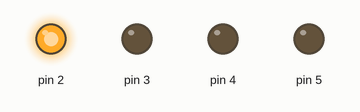
The sketch below on a simulated Arduino Uno, built with avr-gcc and run on an emulated ATmega328P. Parts: output pins drawn as LEDs (lit = HIGH).

Above: at 0.3 s.
At 1.05 s:
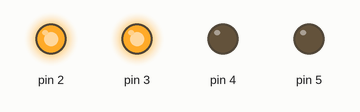
At 1.95 s:
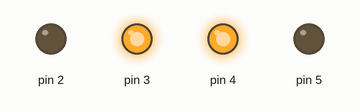
At 3.45 s:
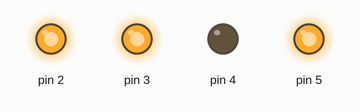
At 4.95 s:
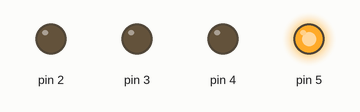
At 6.45 s:
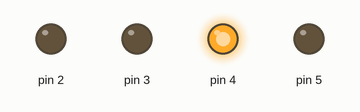
Timing chart, 0 to 6.8 s (numbered marks = the images above):
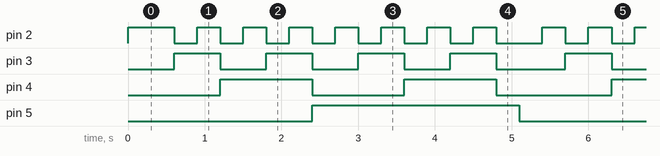

The sketch:

Binary_code.ino
```cpp
int pin2 = 0;
int pin3 = 0;
int pin4 = 0;
int pin5 = 0;
void setup() {
  // put your setup code here, to run once:
  pinMode(2, OUTPUT);
  pinMode(3, OUTPUT);
  pinMode(4, OUTPUT);
  pinMode(5, OUTPUT);
}

void loop() {
  // put your main code here, to run repeatedly:
  if(pin2> 1){
    pin2 = 0;
    pin3++;
    digitalWrite(2, LOW);
    digitalWrite(3, HIGH);
  }
  else{
    digitalWrite(2, HIGH);
  }
  if(pin3 >1){
    pin3 = 0;
    pin4++;
    digitalWrite(3, LOW);
    digitalWrite(4, HIGH);
  }
  if(pin4 > 1 ){
    pin4 = 0;
    pin5++;
    digitalWrite(4, LOW);
    digitalWrite(5, HIGH);
  }
  if(pin5 > 1 ){
    pin2 = 0;
    pin3 = 0;
    pin4 = 0;
    pin5 = 0;
    digitalWrite(5, HIGH);
    delay(300);
    digitalWrite(5,  LOW);
  }
    pin2++;
    delay(300);
}
```

Measured:
- by itself, pin 2: repeats every 5.1 s: 7 × (LOW 0.30 s, HIGH 0.30 s), LOW 0.60 s, HIGH 0.30 s
- by itself, pin 3: repeats every 5.1 s: 3 × (LOW 0.60 s, HIGH 0.60 s), LOW 0.90 s, HIGH 0.60 s
- by itself, pin 4: repeats every 5.1 s: LOW 1.2 s, HIGH 1.2 s, LOW 1.5 s, HIGH 1.2 s
- by itself, pin 5: alternates HIGH for 2.7 s and LOW for 2.4 s
